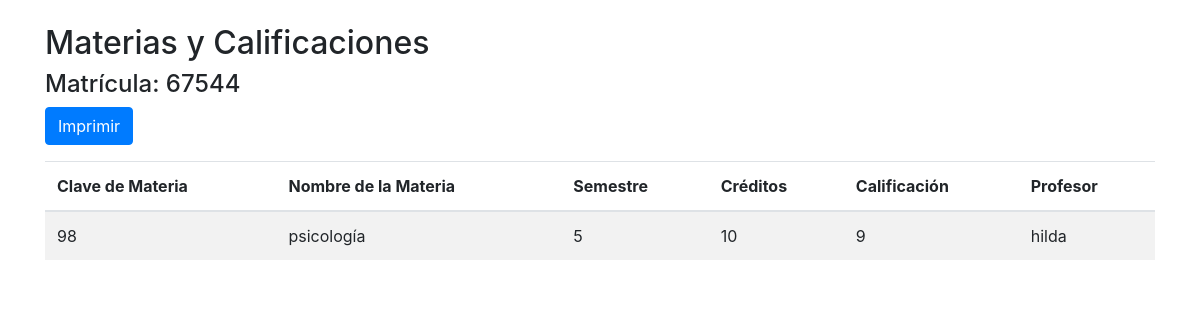
Page /view_grades.php?matricula=67544 on the committed database.
### tables this page shows
CREATE TABLE `materias` (
  `clave_materia` int(11) NOT NULL,
  `nombre_materia` varchar(70) NOT NULL,
  `alumno_matricula` int(11) DEFAULT NULL,
  `maestria_id` int(11) NOT NULL,
  `num_semestre` int(11) NOT NULL,
  `creditos` int(11) NOT NULL,
  `calificacion` float DEFAULT NULL,
  `profesor_id` int(11) DEFAULT NULL
);

CREATE TABLE `profesores` (
  `profesor_id` int(11) NOT NULL,
  `nombre` varchar(70) NOT NULL
);

### view_grades.php (the view, shortened to what this page needs)
<?php
$con = connection();
$matricula = $_GET['matricula'];
$sql = "SELECT
           m.clave_materia,
           m.nombre_materia,
           m.num_semestre,
           m.creditos,
           m.calificacion,
           p.nombre AS nombre_profesor
        FROM
           materias m
        LEFT JOIN
           profesores p
        ON
           m.profesor_id = p.profesor_id
        WHERE
           m.alumno_matricula = '$matricula'";
$query = mysqli_query($con, $sql);
?>
<!DOCTYPE html>
<html lang="es">
<head>
    <link rel="stylesheet" href="https://stackpath.bootstrapcdn.com/bootstrap/4.5.2/css/bootstrap.min.css">
</head>
<body>
<div class="container my-4">
        <h2>Materias y Calificaciones</h2>
        <h4>Matrícula: <?= htmlspecialchars($matricula) ?></h4>
        <button onclick="window.print()" class="btn btn-primary">Imprimir</button>
        <table class="table table-striped mt-3">
            <thead>
                <tr>
                    <th>Clave de Materia</th>
                    <th>Nombre de la Materia</th>
                    <th>Semestre</th>
                    <th>Créditos</th>
                    <th>Calificación</th>
                    <th>Profesor</th>
                </tr>
            </thead>
            <tbody>
                <?php while ($row = mysqli_fetch_array($query)): ?>
                    <tr>
                        <td><?= htmlspecialchars($row['clave_materia']) ?></td>
                        <td><?= htmlspecialchars($row['nombre_materia']) ?></td>
                        <td><?= htmlspecialchars($row['num_semestre']) ?></td>
                        <td><?= htmlspecialchars($row['creditos']) ?></td>
                        <td><?= htmlspecialchars($row['calificacion']) ?></td>
                        <td><?= htmlspecialchars($row['nombre_profesor']) ?></td>
                    </tr>
                <?php endwhile; ?>
            </tbody>
        </table>
    </div>
</body>
</html>

### rows in the picture
materias: clave_materia "98", nombre_materia "psicología", num_semestre "5", creditos "10", calificacion "9", profesor.nombre "hilda"

### other values in the picture
$matricula "67544"
